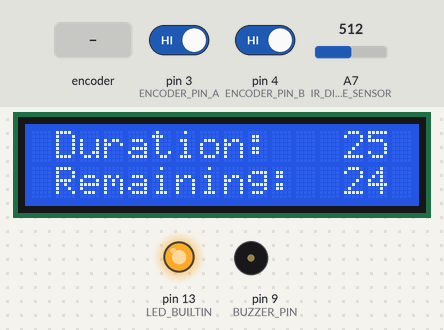
The sketch below on a simulated Arduino Nano, built with avr-gcc and run on an emulated ATmega328P. On the bench: 16×2 character LCD, output pins drawn as LEDs (lit = HIGH), buzzer (waves = sounding, pin HIGH). The inputs (shaded band) are chosen by the test bench; at power-on: A7 (IR_DISTANCE_SENSOR) = 512, pin 3 (ENCODER_PIN_A) HIGH, pin 4 (ENCODER_PIN_B) HIGH. EEPROM starts erased.

Above: at 1.2 s.
1.3 s: A7 (IR_DISTANCE_SENSOR) set to 418
3.5 s: A7 (IR_DISTANCE_SENSOR) set to 393
At 4.2 s:
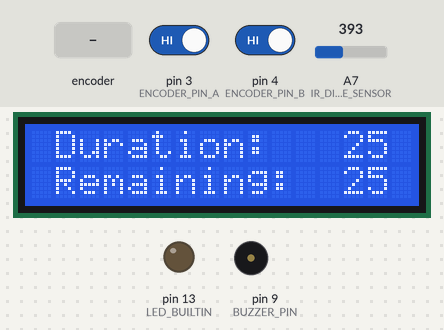
5.0 s: rotary encoder on pin 3 (ENCODER_PIN_A) / pin 4 (ENCODER_PIN_B) turned 1 step (first pin leading)
At 5.5 s:
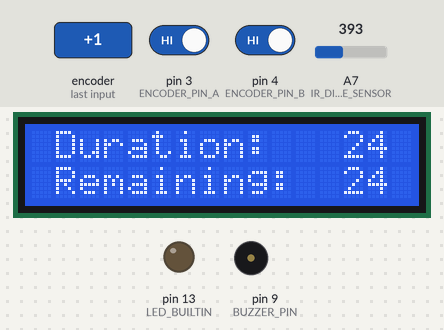
6.7 s: A7 (IR_DISTANCE_SENSOR) set to 410
At 7.8 s:
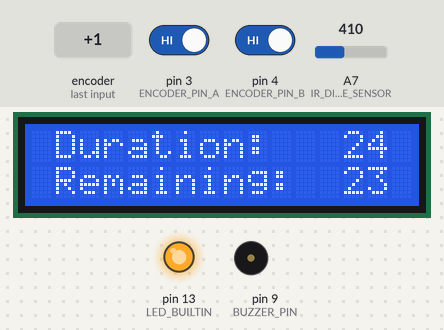
9.5 s: rotary encoder on pin 3 (ENCODER_PIN_A) / pin 4 (ENCODER_PIN_B) turned 1 step (first pin leading)
At 29.18 s:
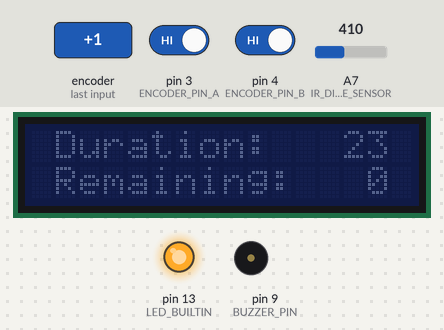
Timing chart, 0 to 30.7 s (numbered marks = the images above; inputs shaded):
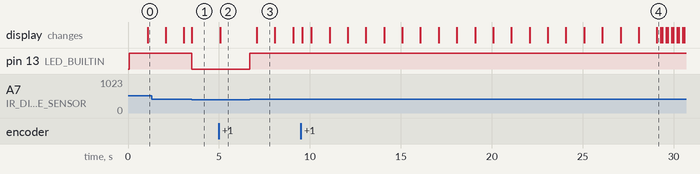

The sketch:

flashTimer.ino
```cpp
/*
 * FlashTimer by Ross Bennett
 *
 * This project creates a self-starting countdown timer when a
 * proximity sensor (IR emitter/receiver pair) is triggered.
 * When the specified durion has elapsed, the audible alarm
 * happens until the proximity sensor reports no proximity.
 * When there is no proximity, the timer is reset to the
 * indicated duration.
 *
 * This was originally written to limit the time a
 * screen printing press arm was left under a 1600
 * watt flash dryer.
 */

#include "Wire.h"
#include "Adafruit_LiquidCrystal.h"
#include "TimerOne.h"         // NOTE: this breaks analogWrite() on pins 9 & 10
#include <EEPROM.h>

#define IR_DISTANCE_SENSOR A7
#define THRESHOLD_PROXIMITY_SENSE 400
#define ENCODER_PIN_A 3       // reading this from rotary encoder
#define ENCODER_PIN_B 4       // reading this from rotary encoder
#define BUZZER_PIN 9          // output pin to fixed-frequency piezo buzzer
#define DEFAULT_DURATION 25   // seconds.
#define MAXIMUM_DURATION 300  // seconds. Same duration as five minutes.
#define MINIMUM_DURATION 0    // seconds.
#define PRE_CHIRP_BLINKS 30

Adafruit_LiquidCrystal lcd(0);

volatile int duration;
volatile int timeRemaining;
volatile bool proximity;
volatile bool pinA;
volatile bool pinB;
volatile int lastDuration;
volatile int lastTimeRemaining;
volatile int blinks;
char lcdBuffer[16];

void setup() {
  int eeprom_readwrite;
  int flag;
  pinMode(LED_BUILTIN, OUTPUT);
  pinMode(ENCODER_PIN_A, INPUT_PULLUP);
  pinMode(ENCODER_PIN_B, INPUT_PULLUP);
  pinMode(BUZZER_PIN, OUTPUT);
  digitalWrite(BUZZER_PIN, LOW);
  lcd.setBacklight(HIGH);
  lcd.begin(16, 2);

  Timer1.initialize();
  Timer1.attachInterrupt(tick);

  attachInterrupt(digitalPinToInterrupt(ENCODER_PIN_A), doEncoder, RISING);

  duration = DEFAULT_DURATION;
  eeprom_readwrite = duration;

  EEPROM.get(256, flag);
  if (flag != 123) {
    flag = 123;
    EEPROM.put(256, flag);
    EEPROM.put(0, eeprom_readwrite);
  } else {
    EEPROM.get(0, eeprom_readwrite);
  }

  duration = constrain(eeprom_readwrite, MINIMUM_DURATION, MAXIMUM_DURATION);
  timeRemaining = duration;
}

void tick() {
  if (timeRemaining && proximity) timeRemaining--;
}

void doEncoder() {

  delay(10);  // Maximum bounce time from encoder's spec sheet.

  pinA = digitalRead(ENCODER_PIN_A);
  pinB = digitalRead(ENCODER_PIN_B);

  /* If pinA and pinB are the same logic, turning is CW. Else CCW.
   * Note this is only true because we're triggering on pin A rising.
   */

  if (pinA == pinB) {
    if (++duration > MAXIMUM_DURATION) duration = MAXIMUM_DURATION;
    if (++timeRemaining > MAXIMUM_DURATION) timeRemaining = MAXIMUM_DURATION;
  } else {
    if (--duration < MINIMUM_DURATION) duration = MINIMUM_DURATION;
    if (--timeRemaining < MINIMUM_DURATION) timeRemaining = MINIMUM_DURATION;
  }
}

void updateDisplayDuration() {
  sprintf (lcdBuffer, " Duration:  %3d", duration);
  lcd.setCursor(0, 0);
  lcd.print(lcdBuffer);
}

void updateDisplayRemaining() {
  sprintf (lcdBuffer, " Remaining: %3d", timeRemaining);
  lcd.setCursor(0, 1);
  lcd.print(lcdBuffer);
}

void blink() {
  lcd.setBacklight(LOW);
  delay(200);
  lcd.setBacklight(HIGH);
  delay(100);
}

void chirpAndBlink() {
  digitalWrite(BUZZER_PIN, HIGH);
  lcd.setBacklight(LOW);
  delay(200);
  digitalWrite(BUZZER_PIN, LOW);
  lcd.setBacklight(HIGH);
  delay(100);
}

void loop() {
  int eeprom_write;

  proximity = (analogRead(IR_DISTANCE_SENSOR) > THRESHOLD_PROXIMITY_SENSE);
  digitalWrite(LED_BUILTIN, proximity);

  if (!proximity) {
    timeRemaining = duration;
    blinks = 0;
  }

  if (duration != lastDuration) {            // If the duration has changed since the last loop
    lastDuration = duration;                 // set the new duration mark, update the LCD display,
    updateDisplayDuration();                 // and write the setting to non-volatile storage
    eeprom_write = duration;                 // we use this intermediate local int because EEPROM::
    EEPROM.put(0, eeprom_write);             // doesn't trust globally-scoped volatiles (like duration)
  }

  if (timeRemaining != lastTimeRemaining) {  // if the time remaining has changed since the last loop
    lastTimeRemaining = timeRemaining;       // set the new timeRemaining mark
    updateDisplayRemaining();                // and update the display
  }

  if (!timeRemaining) {
     if (blinks < 30) {
        blink();
        blinks++;
      }
      else {
        chirpAndBlink();
      }
    }
}
```

Measured:
- the behaviour switches between 401 and 400 on A7 (IR_DISTANCE_SENSOR) (found by bisection; images 0 and 1)
- after the input at 3.5 s, pin 13 (LED_BUILTIN): HIGH → LOW at once; the display: changes at once (image 1)
- after the input at 5.0 s, the display: changes after 0.08 s (image 2)
- after the input at 6.7 s, pin 13 (LED_BUILTIN): LOW → HIGH at once; the display: changes after 0.38 s (image 3)
- what the display in image 3 shows lasts 1.0 s, from 7.1 s to 8.1 s
